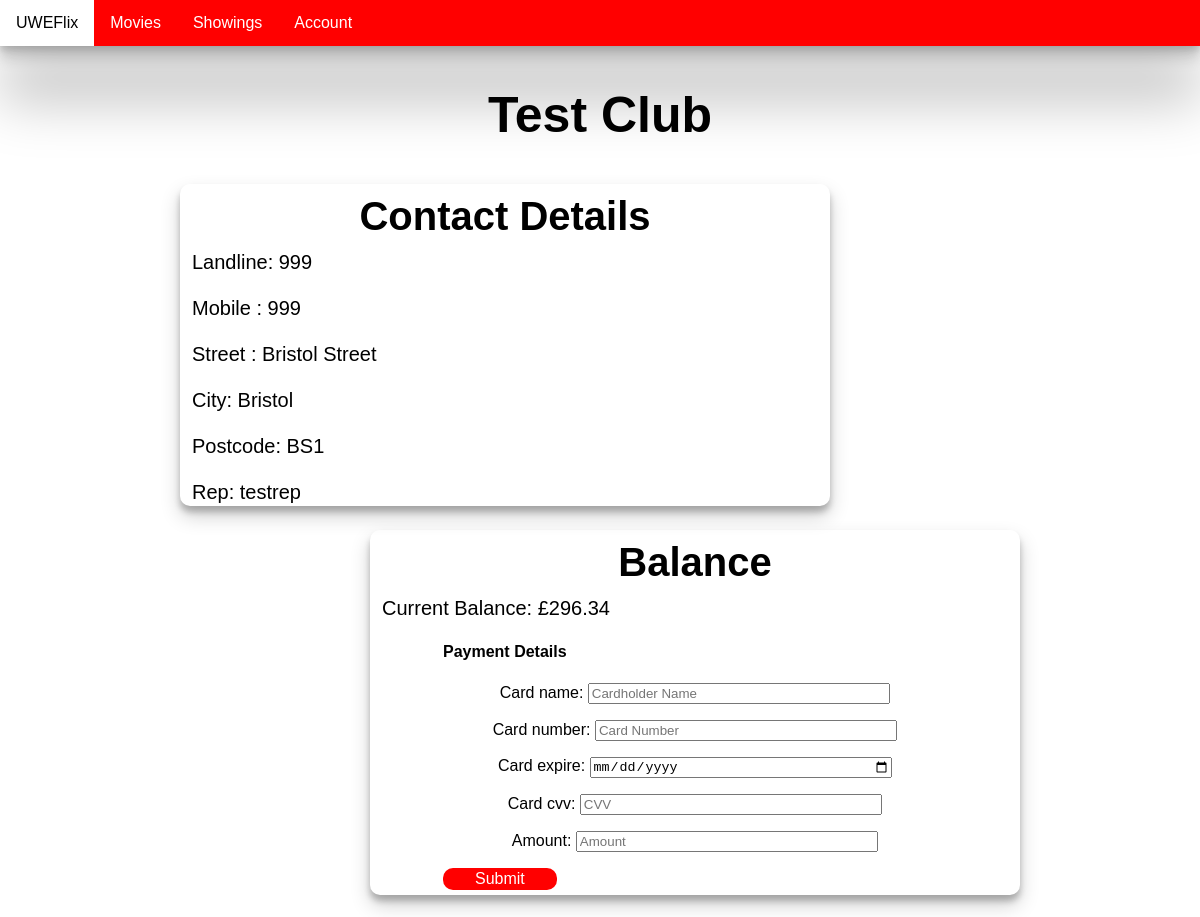
Page /my_club (signed in) on the earlier database version.
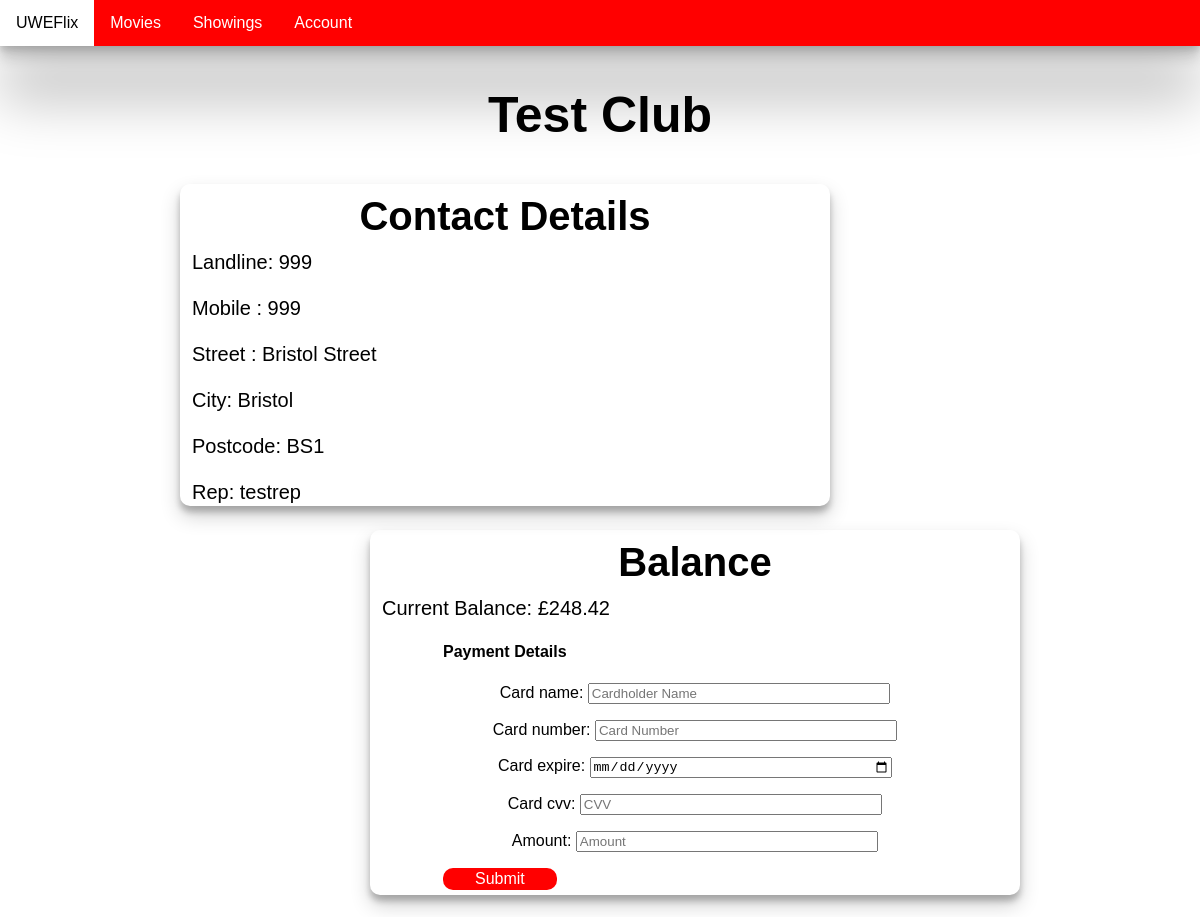
Same page on the later database version.
### UWEflix_Website/models.py (models this page shows, shortened)
class Club(models.Model):
    club_name = models.CharField(max_length=200)
    landline = models.CharField(max_length=20, blank=True)
    mobile = models.CharField(max_length=20, blank=True)
    street_number = models.CharField(max_length=50, blank=True)
    street = models.CharField(max_length=200, blank=True)
    city = models.CharField(max_length=200 , blank=True)
    post_code = models.CharField(max_length=20, blank=True)
    club_rep = models.ForeignKey(User, on_delete=models.CASCADE)
    account_balance = models.DecimalField(
            max_digits = 8, decimal_places = 2,
            validators=[MinValueValidator(limit_value=0)],
            blank=True, null=True)

### UWEflix_Website/decorators.py (the view)
        @user_passes_test(lambda user:
                          user.groups.filter(name=group_name).exists(),
                          login_url='login')
        def wrapper(request, *args, **kwargs):
            return view_func(request, *args, **kwargs)

### UWEflix_Website/forms.py
class ClubPaymentForm(forms.Form):
    card_name = forms.CharField(max_length=50)
    card_number = forms.CharField(max_length=16)
    card_expire = forms.DateField(widget=DateInput(attrs={'type': 'date'}))
    card_cvv = forms.CharField(max_length=3)
    amount = forms.IntegerField()
    def __init__(self, *args, **kwargs):
        super (ClubPaymentForm, self).__init__(*args, **kwargs)
        for field_name, field in self.fields.items():
            field.widget.attrs['class'] = 'payment-input'
        self.fields['card_name'].widget.attrs['placeholder'] = 'Cardholder Name'
        self.fields['card_number'].widget.attrs['placeholder'] = 'Card Number'
        self.fields['card_expire'].widget.attrs['placeholder'] = 'Card Expiry'
        self.fields['card_cvv'].widget.attrs['placeholder'] = 'CVV'
        self.fields['amount'].widget.attrs['placeholder'] = 'Amount'

### UWEflix_Website/templates/my_club.html (shortened to what this page needs)
{% extends 'base.html' %}
{% block title %}
{{ club.club_name }}
{% endblock %}
{% block content %}
<div class="club">
  <div class="card-content">
    <div class="club-top">
      <strong>Contact Details</strong>
    </div>
    <div class="club-details">
      Landline: {{ club.landline }}
      <br/><br/>
      Mobile : {{ club.mobile }}
      <br/><br/>
      Street : {{ club.street }}
      <br/><br/>
      City: {{ club.city }}
      <br/><br/>
      Postcode: {{ club.post_code }}
      <br/><br/>
      Rep: {{ club.club_rep }}
    </div>
  </div>
</div>
<div class="balance">
  <div class="card-content">
    <div class="club-top">
      <strong>Balance</strong>
    </div>
    <div class="form">
      <div class="card-description">
        <div class="balance-amount">
          Current Balance: £{{ club.account_balance }}
        </div>
        <form method="post" action="{% url 'my-club' %}">
            <h4>Payment Details</h4>
            {{ payment_form.as_p}}
            <input type="submit" value="Submit" class="btn btn-dark card-button">
        </form>
  </div>
</div>
{% endblock %}

Differences in the rows shown:
changed Club "Test Club": account_balance "296.34" → "248.42"
